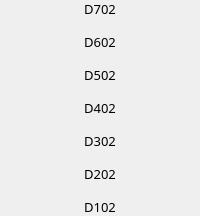
                            <widget class="QFrame" name="frame_70">
                             <property name="frameShape">
                              <enum>QFrame::NoFrame</enum>
                             </property>
                             <property name="frameShadow">
                              <enum>QFrame::Raised</enum>
                             </property>
                             <layout class="QVBoxLayout" name="verticalLayout_76">
                              <property name="spacing">
                               <number>15</number>
                              </property>
                              <property name="leftMargin">
                               <number>0</number>
                              </property>
                              <property name="topMargin">
                               <number>0</number>
                              </property>
                              <property name="rightMargin">
                               <number>0</number>
                              </property>
                              <property name="bottomMargin">
                               <number>0</number>
                              </property>
                              <item>
                               <widget class="QLabel" name="label_d702">
                                <property name="font">
                                 <font>
                                  <family>Mitr SemiBold</family>
                                  <pointsize>10</pointsize>
                                 </font>
                                </property>
                                <property name="text">
                                 <string>D702</string>
                                </property>
                                <property name="alignment">
                                 <set>Qt::AlignCenter</set>
                                </property>
                               </widget>
                              </item>
                              <item>
                               <widget class="QLabel" name="label_d602">
                                <property name="font">
                                 <font>
                                  <family>Mitr SemiBold</family>
                                  <pointsize>10</pointsize>
                                 </font>
                                </property>
                                <property name="text">
                                 <string>D602</string>
                                </property>
                                <property name="alignment">
                                 <set>Qt::AlignCenter</set>
                                </property>
                               </widget>
                              </item>
                              <item>
                               <widget class="QLabel" name="label_d502">
                                <property name="font">
                                 <font>
                                  <family>Mitr SemiBold</family>
                                  <pointsize>10</pointsize>
                                 </font>
                                </property>
                                <property name="text">
                                 <string>D502</string>
                                </property>
                                <property name="alignment">
                                 <set>Qt::AlignCenter</set>
                                </property>
                               </widget>
                              </item>
                              <item>
                               <widget class="QLabel" name="label_d402">
                                <property name="font">
                                 <font>
                                  <family>Mitr SemiBold</family>
                                  <pointsize>10</pointsize>
                                 </font>
                                </property>
                                <property name="text">
                                 <string>D402</string>
                                </property>
                                <property name="alignment">
                                 <set>Qt::AlignCenter</set>
                                </property>
                               </widget>
                              </item>
                              <item>
                               <widget class="QLabel" name="label_d302">
                                <property name="font">
                                 <font>
                                  <family>Mitr SemiBold</family>
                                  <pointsize>10</pointsize>
                                 </font>
                                </property>
                                <property name="text">
                                 <string>D302</string>
                                </property>
                                <property name="alignment">
                                 <set>Qt::AlignCenter</set>
                                </property>
                               </widget>
                              </item>
                              <item>
                               <widget class="QLabel" name="label_d202">
                                <property name="font">
                                 <font>
                                  <family>Mitr SemiBold</family>
                                  <pointsize>10</pointsize>
                                 </font>
                                </property>
                                <property name="text">
                                 <string>D202</string>
                                </property>
                                <property name="alignment">
                                 <set>Qt::AlignCenter</set>
                                </property>
                               </widget>
                              </item>
                              <item>
                               <widget class="QLabel" name="label_d102">
                                <property name="font">
                                 <font>
                                  <family>Mitr SemiBold</family>
                                  <pointsize>10</pointsize>
                                 </font>
                                </property>
                                <property name="text">
                                 <string>D102</string>
                                </property>
                                <property name="alignment">
                                 <set>Qt::AlignCenter</set>
                                </property>
                               </widget>
                              </item>
                             </layout>
                            </widget>
